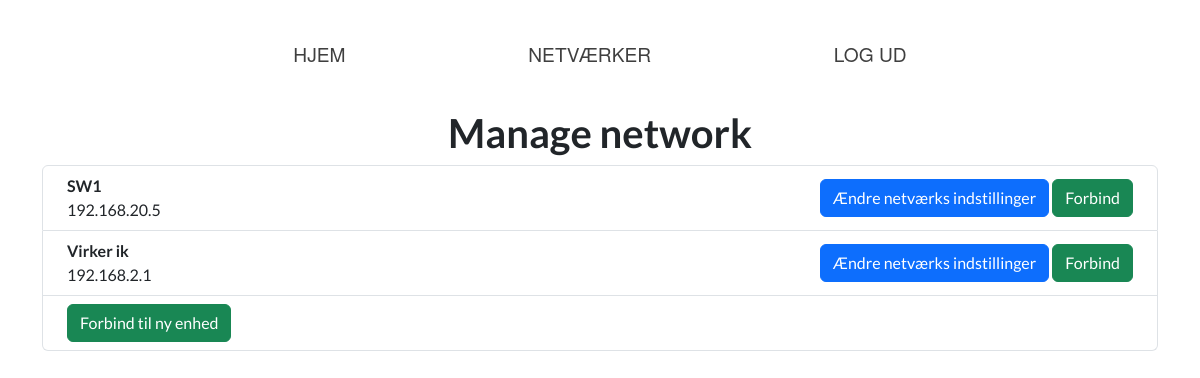
Before: /networks (signed in) with the older database file.
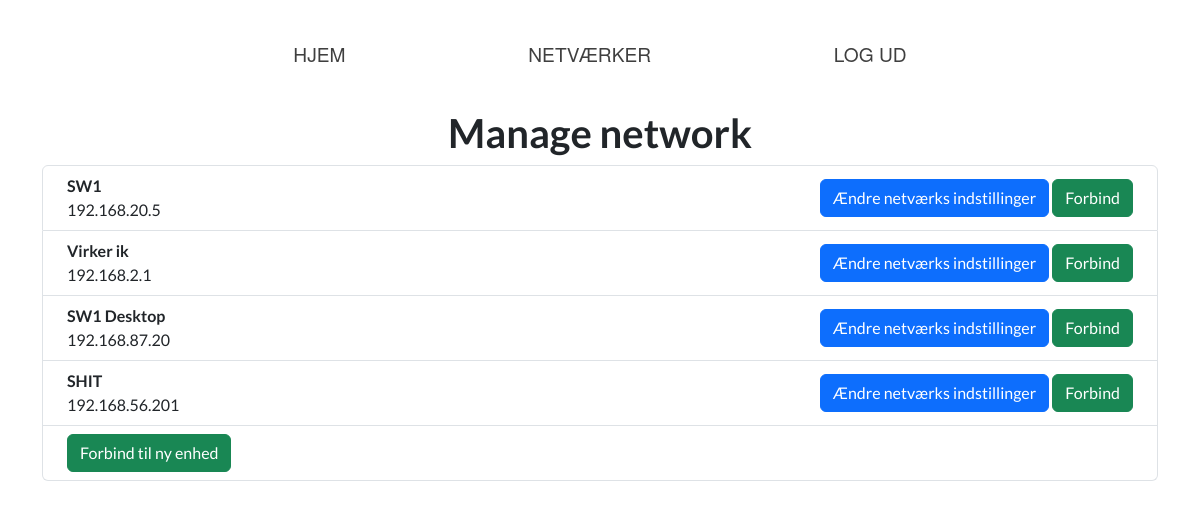
After: the same page with the newer database file.
### website/models.py (models this page shows)
class Networks(db.Model):
    id = db.Column(db.Integer, primary_key=True)
    network_id = db.Column(db.Integer)
    network_name = db.Column(db.String(100))
    host = db.Column(db.String(100))
    username = db.Column(db.String(100))
    password = db.Column(db.String(100))
    user_id = db.Column(db.Integer, db.ForeignKey('user.id'))

### website/views.py (the view, shortened to what this page needs)
@views.route('/networks', methods=['GET', 'POST'])
@login_required
def networks():
    return render_template('networks.html', user=current_user)

### website/__init__.py (called while the page is built)
def create_app():
    app = Flask(__name__)
    app.config['SECRET_KEY'] = 'secretkey'
    app.config['SQLALCHEMY_DATABASE_URI'] = f'sqlite:///{DB_NAME}'
    db.init_app(app)
    app.config["SESSION_PERMANENT"] = False
    app.config["SESSION_TYPE"] = "filesystem"
    Session(app)
    from .views import views
    from .auth import auth
    from .network_managing import network
    app.register_blueprint(views, url_prefix='/')
    app.register_blueprint(auth, url_prefix='/')
    app.register_blueprint(network, url_prefix='/networks')
    from .models import User, Networks
    with app.app_context():
        db.create_all()
    login_manager = LoginManager()
    login_manager.login_view = 'auth.login'
    login_manager.init_app(app)
    @login_manager.user_loader
    def load_user(id):
        return User.query.get(int(id))
    return app

### website/templates/networks.html (shortened to what this page needs)
{% extends "base.html" %}
{% block content %}
<h1 class="fw-bold text-center">Manage network</h1>
<ul class="list-group" id="networks">
    {% for networks in user.networks %}
    <li class="list-group-item d-flex justify-content-between align-items-center">
        <div class="ms-2 me-auto">
            <div class="fw-bold">{{ networks.network_name }}</div>
            {{ networks.host }}
        </div>
        <form action="" method="POST" class="pe-2">
            <button type="submit" class="btn btn-primary align-center" name="change_button"
                value="{{ networks.network_id}}">Ændre netværks indstillinger</button>
            <button type="submit" class="btn btn-success align-center" name="connect_button"
                value="{{ networks.network_id}}">Forbind</button>
        </form>
    </li>
    {% endfor %}
    <li class="list-group-item d-flex justify-content-between align-items-center">
        <form action="" method="POST">
            <div class="ms-2 me-auto">
                <button type="submit" class="btn btn-success align-center" name="create_network_button"
                    value="create_network_button">Forbind til ny enhed</button>
            </div>
        </form>
    </li>
</ul>
{% endblock %}

Changed rows visible on the page:
added Networks: network_name "SW1 Desktop", host "192.168.87.20", {{ networks.network_id }} 3 (drawn)
added Networks: network_name "SHIT", host "192.168.56.201", {{ networks.network_id }} 4 (drawn)
